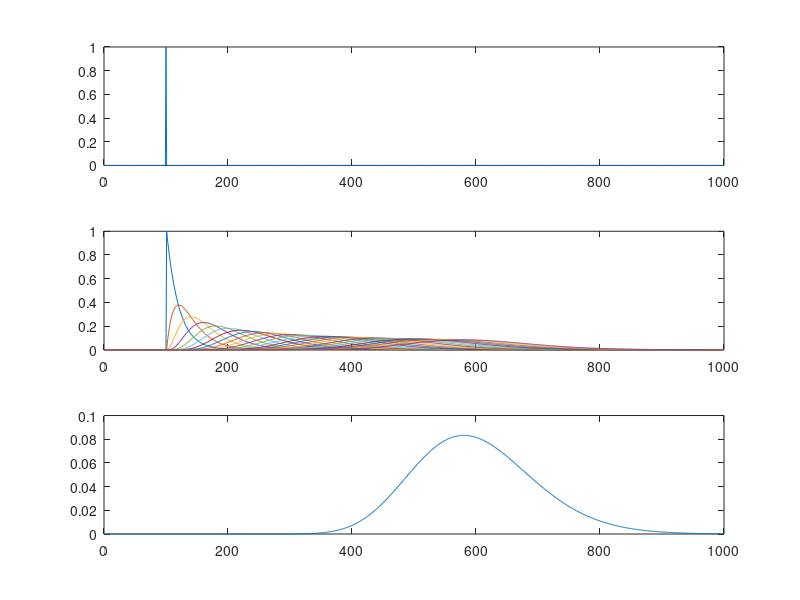

Here is the MATLAB script that generated this plot:
% NleakSeries.m
% this script sets up N units, with positive feedback, in series;

% set number of model neurons
n=25;

% set time step, time constant,
% and end time in seconds
tend=1000;
t=0:tend;
nts=tend+1;

% set feedback and input weights
v=[1;zeros(n-1,1)];
wmain=ones(1,n)*0.95;
woff=ones(1,n-1)*0.05;
w=diag(wmain,0)+diag(woff,-1);

% construct connectivity matrix
c=[v,w];

% set up input
x=zeros(1,nts);
start=(nts-1)/10+1;
x(start)=1;

% set up outputs
y=zeros(n,nts);

% find outputs
for i=2:nts,
    z=[x(i-1);y(:,i-1)];
    y(:,i)=c*z;
end

% plot results
clf
subplot(311)
plot(t,x)
subplot(312)
plot(t,y)
subplot(313)
plot(t,y(n,:))
